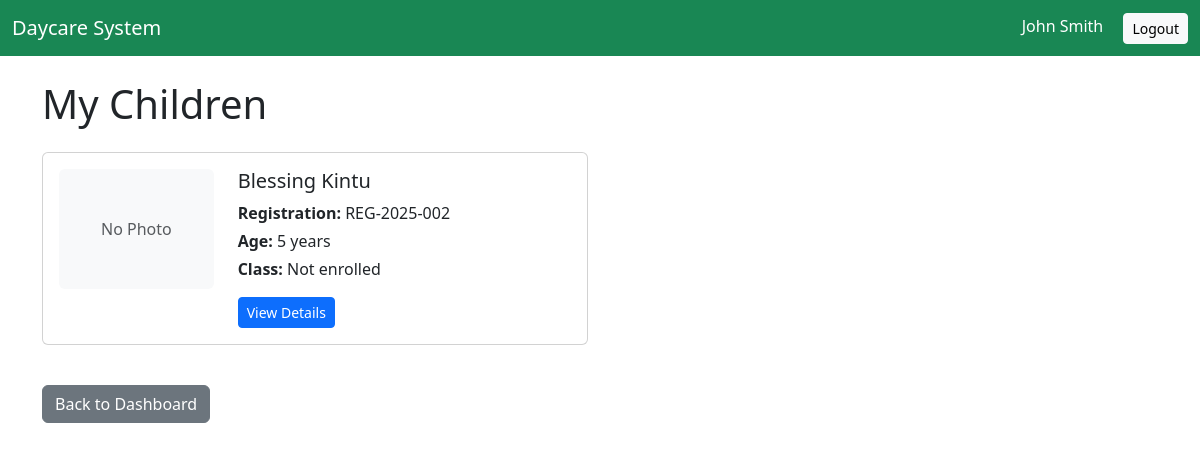
The app's page /children/my-children/ (signed in) with its own data.
### accounts/models.py (models this page shows, shortened)
class User(AbstractUser):
    ROLE_CHOICES = [
        ('admin', 'Admin'),
        ('staff', 'Staff'),
        ('parent', 'Parent'),
    ]
    role = models.CharField(
        max_length=10,
        choices=ROLE_CHOICES,
        help_text="User's role in the system"
    )
    phone = models.CharField(
        max_length=15,
        validators=[RegexValidator(r'^\+?1?\d{9,15}$', 'Enter a valid phone number')],
        help_text="Contact phone number"
    )
    email = models.EmailField(
        unique=True,
        help_text="Email address for login and notifications"
    )
    profile_picture = models.ImageField(
        upload_to='profiles/',
        blank=True,
        null=True
    )
    is_active = models.BooleanField(
        default=True,
        help_text="Designates whether this user should be treated as active"
    )
    created_at = models.DateTimeField(auto_now_add=True)
    updated_at = models.DateTimeField(auto_now=True)
    last_login_ip = models.GenericIPAddressField(blank=True, null=True)
    class Meta:
        db_table = 'users'
        ordering = ['-created_at']

### children/models.py (models this page shows, shortened)
class Child(models.Model):
    GENDER_CHOICES = [
        ('M', 'Male'),
        ('F', 'Female'),
    ]
    registration_number = models.CharField(
        max_length=50,
        unique=True,
        blank=True,  # Allow blank so we can auto-generate
        help_text="Auto-generated registration number"
    )
    first_name = models.CharField(max_length=100)
    last_name = models.CharField(max_length=100)
    date_of_birth = models.DateField(help_text="Child's date of birth")
    gender = models.CharField(max_length=1, choices=GENDER_CHOICES)
    parents = models.ManyToManyField(
        Parent,
        related_name='children',
        help_text="Select all parents/guardians for this child"
    )
    medical_info = models.TextField(
        blank=True,
        help_text="Allergies, medical conditions, medications, etc."
    )
    photo = models.ImageField(
        upload_to='children/photos/',
        blank=True,
        null=True,
        help_text="Child's photo"
    )
    is_active = models.BooleanField(
        default=True,
        help_text="Is the child currently enrolled?"
    )
    created_at = models.DateTimeField(auto_now_add=True)
    updated_at = models.DateTimeField(auto_now=True)
    class Meta:
        db_table = 'children'
        ordering = ['last_name', 'first_name']
        verbose_name_plural = 'children'  # Correct plural form
    @property
    def full_name(self):
        return f"{self.first_name} {self.last_name}"
    @property
    def age(self):
        today = date.today()
        age = today.year - self.date_of_birth.year
        if (today.month, today.day) < (self.date_of_birth.month, self.date_of_birth.day):
            age -= 1
        return age

### children/views.py (the view)
# urls.py: path('my-children/', views.my_children_view, name='my-children'),
@login_required
def my_children_view(request):
    if request.user.role != 'parent':
        messages.error(request, 'Access denied')
        return redirect('accounts:redirect-dashboard')
    try:
        parent_profile = request.user.parent_profile
        children = parent_profile.children.all()
        context = {
            'children': children,
        }
        return render(request, 'children/my_children.html', context)
    except Exception as e:
        messages.error(request, 'Error loading your children')
        return redirect('accounts:parent-dashboard')

### templates/children/my_children.html (shortened to what this page needs)
<!DOCTYPE html>
<html lang="en">
<head>
  <link href="https://cdn.jsdelivr.net/npm/bootstrap@5.3.0/dist/css/bootstrap.min.css" rel="stylesheet">
</head>
<body>
  <nav class="navbar navbar-dark bg-success">
    <div class="container-fluid">
      <a href="{% url 'accounts:parent-dashboard' %}" class="navbar-brand">Daycare System</a>
      <div>
        <span class="text-white me-3">{{ user.get_full_name|default:user.username }}</span>
        <a href="{% url 'accounts:logout' %}" class="btn btn-light btn-sm">Logout</a>
      </div>
    </div>
  </nav>
  <div class="container mt-4">
    <h1 class="mb-4">My Children</h1>
    <div class="row">
      {% for child in children %}
      <div class="col-md-6 mb-4">
        <div class="card">
          <div class="card-body">
            <div class="row">
              <div class="col-md-4">
                {% if child.photo %}
                <img src="{{ child.photo.url }}" class="img-fluid rounded">
                {% else %}
                <div class="bg-light rounded d-flex align-items-center justify-content-center" style="height: 120px;">
                  <span class="text-muted">No Photo</span>
                </div>
                {% endif %}
              </div>
              <div class="col-md-8">
                <h5>{{ child.full_name }}</h5>
                <p class="mb-1"><strong>Registration:</strong> {{ child.registration_number }}</p>
                <p class="mb-1"><strong>Age:</strong> {{ child.age }} years</p>
                <p class="mb-1"><strong>Class:</strong>
                  {% with child.enrollments.first as enrollment %}
                  {% if enrollment %}
                  {{ enrollment.get_class_room_display }}
                  {% else %}
                  Not enrolled
                  {% endif %}
                  {% endwith %}
                </p>
                <div class="mt-3">
                  <a href="{% url 'children:child-detail' child.pk %}" class="btn btn-sm btn-primary">
                    View Details
                  </a>
                </div>
              </div>
            </div>
          </div>
        </div>
      </div>
      {% empty %}
      <div class="col-12">
        <div class="alert alert-info">
          No children registered in your account.
        </div>
      </div>
      {% endfor %}
    </div>
    <div class="mt-3">
      <a href="{% url 'accounts:parent-dashboard' %}" class="btn btn-secondary">Back to Dashboard</a>
    </div>
  </div>
</body>
</html>

### records on screen
User: get_full_name "John Smith"
Child: photo "No Photo", full_name "Blessing Kintu", registration_number "REG-2025-002", age "5"
